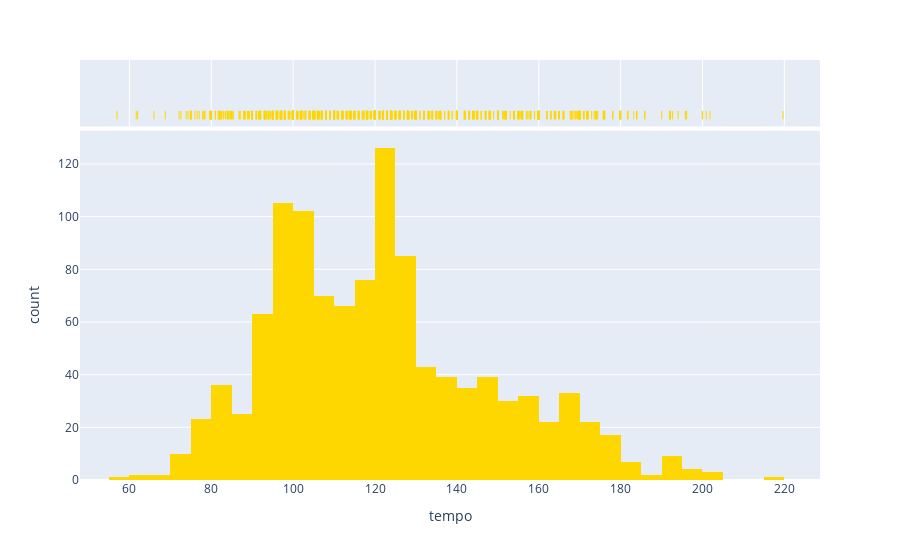

Write notebook code for a chart like this one.
### Code cell
fig = px.histogram(df, x="tempo", marginal="rug", hover_data=df.columns, color_discrete_sequence=['gold'],)
fig.show()

### Figure 1 — Plotly figure (JSON) as saved in the notebook; plotly's stock layout.template omitted (floating-point values rounded to 4 significant figures; data arrays with more than 128 entries replaced by an {"elided": "..."} marker saying what was removed)
{"data": [{"alignmentgroup": "True", "bingroup": "x", "hovertemplate": "tempo=%{x}<br>count=%{y}<extra></extra>", "legendgroup": "", "marker": {"color": "gold", "pattern": {"shape": ""}}, "name": "", "offsetgroup": "", "orientation": "v", "showlegend": false, "type": "histogram", "x": {"elided": "1130 float values"}, "xaxis": "x", "yaxis": "y"}, {"alignmentgroup": "True", "boxpoints": "all", "customdata": {"elided": "1130x17 mixed values"}, "fillcolor": "rgba(255,255,255,0)", "hoveron": "points", "hovertemplate": "tempo=%{x}<br>name=%{customdata[0]}<br>artist=%{customdata[1]}<br>year_added=%{customdata[2]}<br>danceability=%{customdata[3]}<br>energy=%{customdata[4]}<br>key=%{customdata[5]}<br>loudness=%{customdata[6]}<br>mode=%{customdata[7]}<br>speechiness=%{customdata[8]}<br>acousticness=%{customdata[9]}<br>instrumentalness=%{customdata[10]}<br>liveness=%{customdata[11]}<br>valence=%{customdata[12]}<br>duration_ms=%{customdata[13]}<br>time_signature=%{customdata[14]}<br>uri=%{customdata[15]}<br>added_at=%{customdata[16]}<extra></extra>", "jitter": 0, "legendgroup": "", "line": {"color": "rgba(255,255,255,0)"}, "marker": {"color": "gold", "symbol": "line-ns-open"}, "name": "", "offsetgroup": "", "showlegend": false, "type": "box", "x": {"elided": "1130 float values"}, "xaxis": "x2", "yaxis": "y2"}], "layout": {"barmode": "relative", "legend": {"tracegroupgap": 0}, "margin": {"t": 60}, "xaxis": {"anchor": "y", "domain": [0, 1], "title": {"text": "tempo"}}, "xaxis2": {"anchor": "y2", "domain": [0, 1], "matches": "x", "showgrid": true, "showticklabels": false}, "yaxis": {"anchor": "x", "domain": [0, 0.8316], "title": {"text": "count"}}, "yaxis2": {"anchor": "x2", "domain": [0.8416, 1], "matches": "y2", "showgrid": false, "showline": false, "showticklabels": false, "ticks": ""}}}
